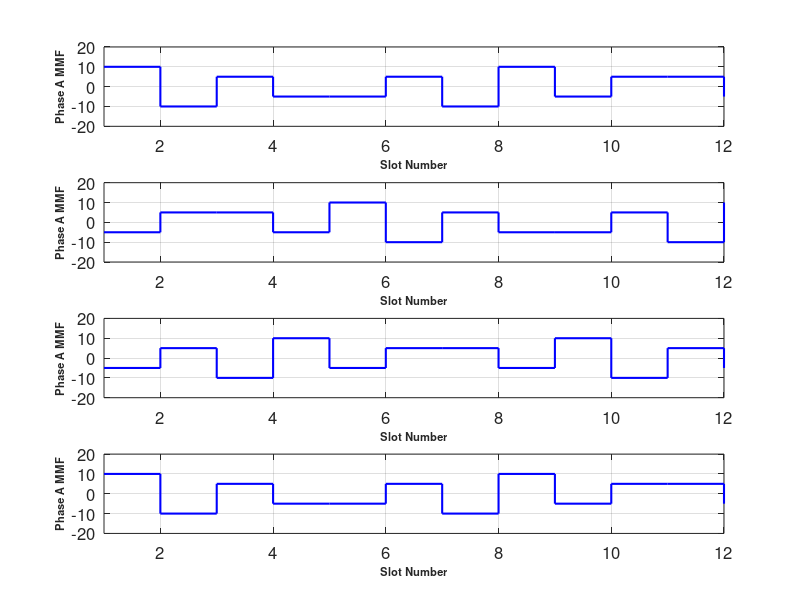
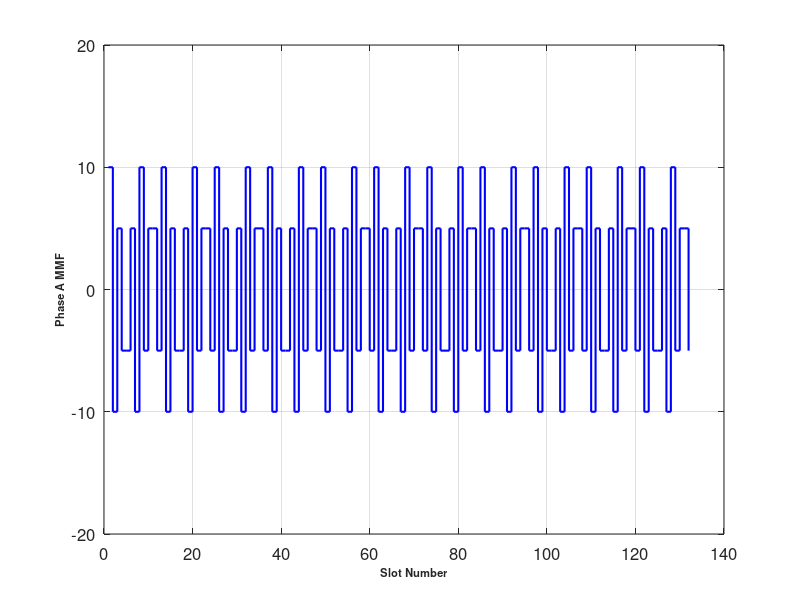

MATLAB code to generate these figures, in order: (Note: this script raises an error after producing the figures.)
%% In this file, MMF distribution of a given stator winding configuration
% are analyzed, harmonic components are investigated, flux linkage and
% induced emf waveforms are obtained. the results will be input for Maxwell
% simulation.

% The machi is fractional slot concentrated winding permanent magnet
% synchronous machine.
pole = 10;
slot = 12;
layer = 1; % all teeth
phase = 3;

slot_angle = 2*pi/slot; % mechanical
slot_angle_d = slot_angle*180/pi; % degrees
pole_angle = 2*pi/pole; % mechanical
pole_angle_d = pole_angle*180/pi;  % degrees

q = slot/(phase*pole);

conductor = 10; % per coil side
Nph = 0.5*conductor*layer*slot/phase;

kp = 0.933; % bu simdilik dursun, integral falan almak lazim
kd = 1; % concentrated coil
kw = kp*kd; % winding factor

peak_current = 1; % Amps

% Define MMF components
mmfa = zeros(1,slot);
mmfb = zeros(1,slot);
mmfc = zeros(1,slot);
mmftotal = zeros(1,slot);

rotor_speed = 600; % rpm
freq = rotor_speed*pole/120; % Hz
period = 1/freq;
time_instant = period*[0:1/3:1];

for l = 1:numel(time_instant)
    
    % Define the time according the index l
    time = time_instant(l);
    
    % Calculate the phase currents at that time instant
    Ia = peak_current*cos(2*pi*freq*time);
    Ib = peak_current*cos(2*pi*freq*time-2*pi/3);
    Ic = peak_current*cos(2*pi*freq*time-4*pi/3);
    
    MMFa_layer1 = conductor*[Ia,-Ia,0,0,0,0,-Ia,Ia,0,0,0,0];
    MMFa_layer2 = conductor*[0,-Ia,Ia,0,0,0,0,Ia,-Ia,0,0,0];
    
    MMFb_layer1 = conductor*[0,0,0,0,Ib,-Ib,0,0,0,0,-Ib,Ib];
    MMFb_layer2 = conductor*[-Ib,0,0,0,0,-Ib,Ib,0,0,0,0,Ib];
    
    MMFc_layer1 = conductor*[0,0,-Ic,Ic,0,0,0,0,Ic,-Ic,0,0];
    MMFc_layer2 = conductor*[0,0,0,Ic,-Ic,0,0,0,0,-Ic,Ic,0];
    
    for k = 1:slot
        mmfa(l,k) = sum(MMFa_layer1(1:k))+sum(MMFa_layer2(1:k));
        mmfb(l,k) = sum(MMFb_layer1(1:k))+sum(MMFb_layer2(1:k));
        mmfc(l,k) = sum(MMFc_layer1(1:k))+sum(MMFc_layer2(1:k));
    end
    
    % To get rid of the offset on the MMF waveforms, use the following
    % routine for each phase MMF
    average = sum(mmfa(l,:))/slot;
    mmfa(l,:) = mmfa(l,:)-average;
    average = sum(mmfb(l,:))/slot;
    mmfb(l,:) = mmfb(l,:)-average;
    average = sum(mmfc(l,:))/slot;
    mmfc(l,:) = mmfc(l,:)-average;
    
    mmftotal(l,:) = mmfa(l,:)+mmfb(l,:)+mmfc(l,:);
    
end


%%
% Part e)

subplot(4,1,1)
stairs(mmfa(2,:),'b- ','Linewidth',1.5)
grid on;
set(gca,'FontSize',12);
ylabel('Phase A MMF','FontSize',8,'FontWeight','Bold');
set(gca,'xtick',[0:2:30]);
title('t = 0','FontSize',10,'FontWeight','Bold')
ylim([-conductor*2 conductor*2]);
xlim([1 slot]);

subplot(4,1,2)
stairs(mmfb(2,:),'b- ','Linewidth',1.5)
grid on;
set(gca,'FontSize',12);
ylabel('Phase A MMF','FontSize',8,'FontWeight','Bold');
set(gca,'xtick',[0:2:30]);
ylim([-conductor*2 conductor*2]);
xlim([1 slot]);

subplot(4,1,3)
stairs(mmfc(2,:),'b- ','Linewidth',1.5)
grid on;
set(gca,'FontSize',12);
ylabel('Phase A MMF','FontSize',8,'FontWeight','Bold');
set(gca,'xtick',[0:2:30]);
ylim([-conductor*2 conductor*2]);
xlim([1 slot]);

subplot(4,1,4)
stairs(mmftotal(2,:),'b- ','Linewidth',1.5)
grid on;
set(gca,'FontSize',12);
xlabel('Slot Number','FontSize',8,'FontWeight','Bold');
ylabel('Phase A MMF','FontSize',8,'FontWeight','Bold');
set(gca,'xtick',[0:2:30]);
ylim([-conductor*2 conductor*2]);
xlim([1 slot]);

%%
subplot(4,1,1)
stairs(mmftotal(1,:),'b- ','Linewidth',1.5)
grid on;
set(gca,'FontSize',12);
xlabel('Slot Number','FontSize',8,'FontWeight','Bold');
ylabel('Phase A MMF','FontSize',8,'FontWeight','Bold');
set(gca,'xtick',[0:2:30]);
ylim([-conductor*2 conductor*2]);
xlim([1 slot]);

subplot(4,1,2)
stairs(mmftotal(2,:),'b- ','Linewidth',1.5)
grid on;
set(gca,'FontSize',12);
xlabel('Slot Number','FontSize',8,'FontWeight','Bold');
ylabel('Phase A MMF','FontSize',8,'FontWeight','Bold');
set(gca,'xtick',[0:2:30]);
ylim([-conductor*2 conductor*2]);
xlim([1 slot]);

subplot(4,1,3)
stairs(mmftotal(3,:),'b- ','Linewidth',1.5)
grid on;
set(gca,'FontSize',12);
xlabel('Slot Number','FontSize',8,'FontWeight','Bold');
ylabel('Phase A MMF','FontSize',8,'FontWeight','Bold');
set(gca,'xtick',[0:2:30]);
ylim([-conductor*2 conductor*2]);
xlim([1 slot]);

subplot(4,1,4)
stairs(mmftotal(4,:),'b- ','Linewidth',1.5)
grid on;
set(gca,'FontSize',12);
xlabel('Slot Number','FontSize',8,'FontWeight','Bold');
ylabel('Phase A MMF','FontSize',8,'FontWeight','Bold');
set(gca,'xtick',[0:2:30]);
ylim([-conductor*2 conductor*2]);
xlim([1 slot]);

%%
nully = mmftotal(1,:)';
multip = 10;
for k = 1:multip
    nully(k*slot+1:(k+1)*slot) = nully(1:slot);
end

figure;
stairs(nully,'b- ','Linewidth',1.5)
grid on;
set(gca,'FontSize',12);
xlabel('Slot Number','FontSize',8,'FontWeight','Bold');
ylabel('Phase A MMF','FontSize',8,'FontWeight','Bold');
%set(gca,'xtick',[0:2:100]);
ylim([-conductor*2 conductor*2]);
%xlim([1 slot]);

%%
window_angle = numel(nully)*slot_angle_d;
angle_array = 1:window_angle;
mmf_angle = zeros(1,window_angle);
for k = 1:window_angle
    mmf_angle(k) = nully(floor(k/slot_angle_d)+1);
end

figure;
plot(angle_array,mmf_angle,'b- ','Linewidth',1.5)
grid on;
set(gca,'FontSize',12);
xlabel('Slot Number','FontSize',8,'FontWeight','Bold');
ylabel('Phase A MMF','FontSize',8,'FontWeight','Bold');
%set(gca,'xtick',[0:2:100]);
ylim([-conductor*2 conductor*2]);
%xlim([1 slot]);

%%
% FFT of MMF waveform
fo = 1; % fundemental frequency
L = 360; % cycle length
N = window_angle; % window length
n = 360; % number of samples in a window
% spectral estimation by DFT
% resolution: system frequency/# of cycles in the window
res = fo/(N/L);
% frequency axis
f1 = 0:res:(n-1)*res-1;
% signal spectrum
spect_mmf = abs(fft(mmf_angle(1:((n-1)))))/((n-1)/2);

figure;
plot(f1/res,spect_mmf(1:349)*sqrt(2)/conductor,'b-o ','Linewidth',1.5)
grid on;
set(gca,'FontSize',12);
xlabel('Frequency','FontSize',8,'FontWeight','Bold');
ylabel('MMF Spectrum','FontSize',8,'FontWeight','Bold');
%set(gca,'xtick',[0:2:100]);
%ylim([-conductor*2 conductor*2]);
xlim([0 25]);

%%
% correction of phase
for k = 1:num/n
    spect_va2(k,:) = unwrap(spect_va2(k,:));
    spect_va2(k,:) = rem(spect_va2(k,:),2*pi);
    spect_ia2(k,:) = unwrap(spect_ia2(k,:));
    spect_ia2(k,:) = rem(spect_ia2(k,:),2*pi);
    spect_vb2(k,:) = unwrap(spect_vb2(k,:));
    spect_vb2(k,:) = rem(spect_vb2(k,:),2*pi);
    spect_ib2(k,:) = unwrap(spect_ib2(k,:));
    spect_ib2(k,:) = rem(spect_ib2(k,:),2*pi);
    spect_vc2(k,:) = unwrap(spect_vc2(k,:));
    spect_vc2(k,:) = rem(spect_vc2(k,:),2*pi);
    spect_ic2(k,:) = unwrap(spect_ic2(k,:));
    spect_ic2(k,:) = rem(spect_ic2(k,:),2*pi);
end
spect_va2 = (180/pi)*spect_va2;
spect_ia2 = (180/pi)*spect_ia2;
spect_vb2 = (180/pi)*spect_vb2;
spect_ib2 = (180/pi)*spect_ib2;
spect_vc2 = (180/pi)*spect_vc2;
spect_ic2 = (180/pi)*spect_ic2;
for l = 1:num/n
    for k = 1:numel(f1)
        if spect_va2(l,k) > 180
            spect_va2(l,k) = spect_va2(l,k)-360;
        end
        if spect_ia2(l,k) > 180
            spect_ia2(l,k) = spect_ia2(l,k)-360;
        end
        if spect_vb2(l,k) > 180
            spect_vb2(l,k) = spect_vb2(l,k)-360;
        end
        if spect_ib2(l,k) > 180
            spect_ib2(l,k) = spect_ib2(l,k)-360;
        end
        if spect_vc2(l,k) > 180
            spect_vc2(l,k) = spect_vc2(l,k)-360;
        end
        if spect_ic2(l,k) > 180
            spect_ic2(l,k) = spect_ic2(l,k)-360;
        end
    end
end
% in order to find the real amplitude spectrum;
% the fft result must be divided by: fft sample/2
window = 1:num/n;
window_count = numel(window);
max_order = 50;
Va_harmonics_magn = zeros(window_count,max_order);
Va_harmonics_phase = zeros(window_count,max_order);
Ia_harmonics_magn = zeros(window_count,max_order);
Ia_harmonics_phase = zeros(window_count,max_order);
Vb_harmonics_magn = zeros(window_count,max_order);
Vb_harmonics_phase = zeros(window_count,max_order);
Ib_harmonics_magn = zeros(window_count,max_order);
Ib_harmonics_phase = zeros(window_count,max_order);
Vc_harmonics_magn = zeros(window_count,max_order);
Vc_harmonics_phase = zeros(window_count,max_order);
Ic_harmonics_magn = zeros(window_count,max_order);
Ic_harmonics_phase = zeros(window_count,max_order);
for l = 1:window_count
    for k = 1:max_order
        Va_harmonics_magn(l,k) = spect_va(l,find(f1==50*k));
        Va_harmonics_phase(l,k) = spect_va2(l,find(f1==50*k));
        Ia_harmonics_magn(l,k) = spect_ia(l,find(f1==50*k));
        Ia_harmonics_phase(l,k) = spect_ia2(l,find(f1==50*k));
        Vb_harmonics_magn(l,k) = spect_vb(l,find(f1==50*k));
        Vb_harmonics_phase(l,k) = spect_vb2(l,find(f1==50*k));
        Ib_harmonics_magn(l,k) = spect_ib(l,find(f1==50*k));
        Ib_harmonics_phase(l,k) = spect_ib2(l,find(f1==50*k));
        Vc_harmonics_magn(l,k) = spect_vc(l,find(f1==50*k));
        Vc_harmonics_phase(l,k) = spect_vc2(l,find(f1==50*k));
        Ic_harmonics_magn(l,k) = spect_ic(l,find(f1==50*k));
        Ic_harmonics_phase(l,k) = spect_ic2(l,find(f1==50*k));
    end
end
